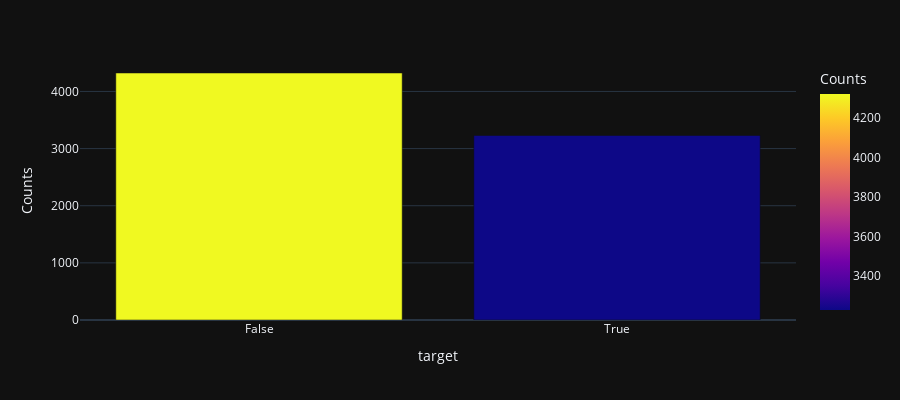

Write notebook code for a chart like this one.
### Code cell
sub_tf_df=df.groupby('target').apply(lambda x: x['lemma_str'].count()).reset_index(name='Counts')
sub_tf_df.target.replace({0:'False',1:'True'},inplace=True)
fig = px.bar(sub_tf_df, x="target", y="Counts",
             color='Counts', barmode='group',
             height=400)
fig.show()

### Figure 1 — Plotly figure (JSON) as saved in the notebook; plotly's stock layout.template omitted (floating-point values rounded to 4 significant figures)
{"data": [{"alignmentgroup": "True", "hovertemplate": "target=%{x}<br>Counts=%{marker.color}<extra></extra>", "legendgroup": "", "marker": {"color": [4323, 3229], "coloraxis": "coloraxis", "pattern": {"shape": ""}}, "name": "", "offsetgroup": "", "orientation": "v", "showlegend": false, "textposition": "auto", "x": ["False", "True"], "xaxis": "x", "y": [4323, 3229], "yaxis": "y", "type": "bar"}], "layout": {"xaxis": {"anchor": "y", "domain": [0.0, 1.0], "title": {"text": "target"}}, "yaxis": {"anchor": "x", "domain": [0.0, 1.0], "title": {"text": "Counts"}}, "coloraxis": {"colorbar": {"title": {"text": "Counts"}}, "colorscale": [[0.0, "#0d0887"], [0.1111, "#46039f"], [0.2222, "#7201a8"], [0.3333, "#9c179e"], [0.4444, "#bd3786"], [0.5556, "#d8576b"], [0.6667, "#ed7953"], [0.7778, "#fb9f3a"], [0.8889, "#fdca26"], [1.0, "#f0f921"]]}, "legend": {"tracegroupgap": 0}, "margin": {"t": 60}, "barmode": "group", "height": 400}}
